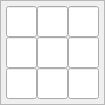
    <widget class="QFrame" name="frame_14">
     <property name="geometry">
      <rect>
       <x>187</x>
       <y>551</y>
       <width>101</width>
       <height>101</height>
      </rect>
     </property>
     <property name="minimumSize">
      <size>
       <width>0</width>
       <height>0</height>
      </size>
     </property>
     <property name="maximumSize">
      <size>
       <width>135</width>
       <height>135</height>
      </size>
     </property>
     <property name="styleSheet">
      <string notr="true"/>
     </property>
     <property name="frameShape">
      <enum>QFrame::StyledPanel</enum>
     </property>
     <property name="frameShadow">
      <enum>QFrame::Raised</enum>
     </property>
     <layout class="QGridLayout" name="gridLayout_14">
      <property name="leftMargin">
       <number>5</number>
      </property>
      <property name="topMargin">
       <number>5</number>
      </property>
      <property name="rightMargin">
       <number>5</number>
      </property>
      <property name="bottomMargin">
       <number>5</number>
      </property>
      <property name="spacing">
       <number>0</number>
      </property>
      <item row="1" column="2">
       <widget class="QLineEdit" name="cell_19_8">
        <property name="enabled">
         <bool>true</bool>
        </property>
        <property name="minimumSize">
         <size>
          <width>31</width>
          <height>31</height>
         </size>
        </property>
        <property name="maximumSize">
         <size>
          <width>31</width>
          <height>31</height>
         </size>
        </property>
        <property name="font">
         <font>
          <pointsize>9</pointsize>
         </font>
        </property>
        <property name="inputMask">
         <string>9</string>
        </property>
        <property name="text">
         <string/>
        </property>
        <property name="alignment">
         <set>Qt::AlignCenter</set>
        </property>
        <property name="readOnly">
         <bool>true</bool>
        </property>
       </widget>
      </item>
      <item row="0" column="2">
       <widget class="QLineEdit" name="cell_18_8">
        <property name="enabled">
         <bool>true</bool>
        </property>
        <property name="minimumSize">
         <size>
          <width>31</width>
          <height>31</height>
         </size>
        </property>
        <property name="maximumSize">
         <size>
          <width>31</width>
          <height>31</height>
         </size>
        </property>
        <property name="font">
         <font>
          <pointsize>9</pointsize>
         </font>
        </property>
        <property name="inputMask">
         <string>9</string>
        </property>
        <property name="text">
         <string/>
        </property>
        <property name="alignment">
         <set>Qt::AlignCenter</set>
        </property>
        <property name="readOnly">
         <bool>true</bool>
        </property>
       </widget>
      </item>
      <item row="1" column="1">
       <widget class="QLineEdit" name="cell_19_7">
        <property name="enabled">
         <bool>true</bool>
        </property>
        <property name="minimumSize">
         <size>
          <width>31</width>
          <height>31</height>
         </size>
        </property>
        <property name="maximumSize">
         <size>
          <width>31</width>
          <height>31</height>
         </size>
        </property>
        <property name="font">
         <font>
          <pointsize>9</pointsize>
         </font>
        </property>
        <property name="inputMask">
         <string>9</string>
        </property>
        <property name="text">
         <string/>
        </property>
        <property name="alignment">
         <set>Qt::AlignCenter</set>
        </property>
        <property name="readOnly">
         <bool>true</bool>
        </property>
       </widget>
      </item>
      <item row="1" column="0">
       <widget class="QLineEdit" name="cell_19_6">
        <property name="enabled">
         <bool>true</bool>
        </property>
        <property name="minimumSize">
         <size>
          <width>31</width>
          <height>31</height>
         </size>
        </property>
        <property name="maximumSize">
         <size>
          <width>31</width>
          <height>31</height>
         </size>
        </property>
        <property name="font">
         <font>
          <pointsize>9</pointsize>
         </font>
        </property>
        <property name="inputMask">
         <string>9</string>
        </property>
        <property name="text">
         <string/>
        </property>
        <property name="alignment">
         <set>Qt::AlignCenter</set>
        </property>
        <property name="readOnly">
         <bool>true</bool>
        </property>
       </widget>
      </item>
      <item row="2" column="1">
       <widget class="QLineEdit" name="cell_20_7">
        <property name="enabled">
         <bool>true</bool>
        </property>
        <property name="minimumSize">
         <size>
          <width>31</width>
          <height>31</height>
         </size>
        </property>
        <property name="maximumSize">
         <size>
          <width>31</width>
          <height>31</height>
         </size>
        </property>
        <property name="font">
         <font>
          <pointsize>9</pointsize>
         </font>
        </property>
        <property name="inputMask">
         <string>9</string>
        </property>
        <property name="text">
         <string/>
        </property>
        <property name="alignment">
         <set>Qt::AlignCenter</set>
        </property>
        <property name="readOnly">
         <bool>true</bool>
        </property>
       </widget>
      </item>
      <item row="2" column="0">
       <widget class="QLineEdit" name="cell_20_6">
        <property name="enabled">
         <bool>true</bool>
        </property>
        <property name="minimumSize">
         <size>
          <width>31</width>
          <height>31</height>
         </size>
        </property>
        <property name="maximumSize">
         <size>
          <width>31</width>
          <height>31</height>
         </size>
        </property>
        <property name="font">
         <font>
          <pointsize>9</pointsize>
         </font>
        </property>
        <property name="inputMask">
         <string>9</string>
        </property>
        <property name="text">
         <string/>
        </property>
        <property name="alignment">
         <set>Qt::AlignCenter</set>
        </property>
        <property name="readOnly">
         <bool>true</bool>
        </property>
       </widget>
      </item>
      <item row="2" column="2">
       <widget class="QLineEdit" name="cell_20_8">
        <property name="enabled">
         <bool>true</bool>
        </property>
        <property name="minimumSize">
         <size>
          <width>31</width>
          <height>31</height>
         </size>
        </property>
        <property name="maximumSize">
         <size>
          <width>31</width>
          <height>31</height>
         </size>
        </property>
        <property name="font">
         <font>
          <pointsize>9</pointsize>
         </font>
        </property>
        <property name="inputMask">
         <string>9</string>
        </property>
        <property name="text">
         <string/>
        </property>
        <property name="alignment">
         <set>Qt::AlignCenter</set>
        </property>
        <property name="readOnly">
         <bool>true</bool>
        </property>
       </widget>
      </item>
      <item row="0" column="1">
       <widget class="QLineEdit" name="cell_18_7">
        <property name="enabled">
         <bool>true</bool>
        </property>
        <property name="minimumSize">
         <size>
          <width>31</width>
          <height>31</height>
         </size>
        </property>
        <property name="maximumSize">
         <size>
          <width>31</width>
          <height>31</height>
         </size>
        </property>
        <property name="font">
         <font>
          <pointsize>9</pointsize>
         </font>
        </property>
        <property name="inputMask">
         <string>9</string>
        </property>
        <property name="text">
         <string/>
        </property>
        <property name="alignment">
         <set>Qt::AlignCenter</set>
        </property>
        <property name="readOnly">
         <bool>true</bool>
        </property>
       </widget>
      </item>
      <item row="0" column="0">
       <widget class="QLineEdit" name="cell_18_6">
        <property name="enabled">
         <bool>true</bool>
        </property>
        <property name="minimumSize">
         <size>
          <width>31</width>
          <height>31</height>
         </size>
        </property>
        <property name="maximumSize">
         <size>
          <width>31</width>
          <height>31</height>
         </size>
        </property>
        <property name="font">
         <font>
          <pointsize>9</pointsize>
         </font>
        </property>
        <property name="inputMask">
         <string>9</string>
        </property>
        <property name="text">
         <string/>
        </property>
        <property name="alignment">
         <set>Qt::AlignCenter</set>
        </property>
        <property name="readOnly">
         <bool>true</bool>
        </property>
       </widget>
      </item>
     </layout>
    </widget>
